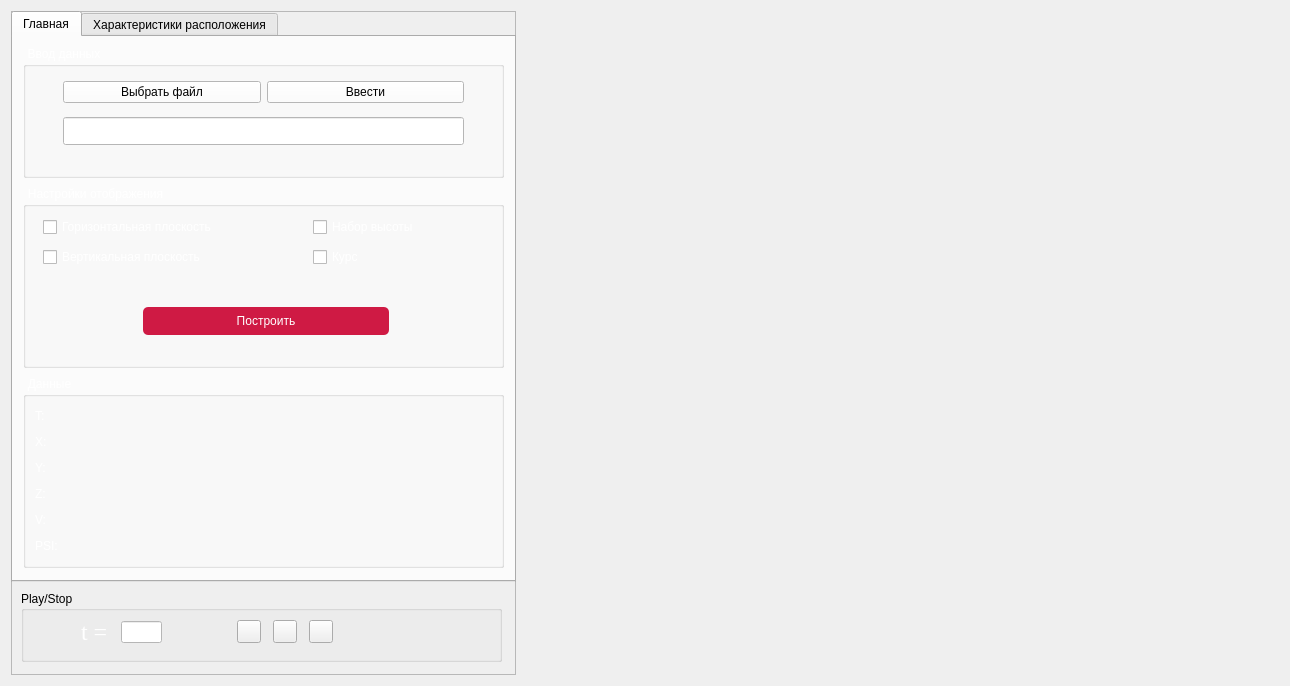
<?xml version="1.0" encoding="UTF-8"?>
<ui version="4.0">
 <class>Widget</class>
 <widget class="QWidget" name="Widget">
  <property name="geometry">
   <rect>
    <x>0</x>
    <y>0</y>
    <width>1290</width>
    <height>686</height>
   </rect>
  </property>
  <property name="windowTitle">
   <string>widget</string>
  </property>
  <property name="styleSheet">
   <string notr="true"/>
  </property>
  <layout class="QGridLayout" name="gridLayout_2">
   <item row="0" column="1">
    <layout class="QGridLayout" name="gridLayout">
     <item row="0" column="0">
      <layout class="QHBoxLayout" name="horizontalLayout_2">
       <item>
        <widget class="QCustomPlot" name="graph1" native="true"/>
       </item>
       <item>
        <widget class="QCustomPlot" name="graph2" native="true"/>
       </item>
      </layout>
     </item>
     <item row="1" column="0">
      <layout class="QHBoxLayout" name="horizontalLayout_3">
       <item>
        <widget class="QCustomPlot" name="graph3" native="true"/>
       </item>
       <item>
        <widget class="QCustomPlot" name="graph4" native="true"/>
       </item>
      </layout>
     </item>
    </layout>
   </item>
   <item row="0" column="0">
    <widget class="QFrame" name="leftBar">
     <property name="minimumSize">
      <size>
       <width>505</width>
       <height>0</height>
      </size>
     </property>
     <property name="maximumSize">
      <size>
       <width>505</width>
       <height>16777215</height>
      </size>
     </property>
     <property name="styleSheet">
      <string notr="true">background: rgb(52, 52, 52);

QTabWidget {
	background-color: rgb(52, 52, 52);
	border: 0;
}</string>
     </property>
     <property name="frameShape">
      <enum>QFrame::StyledPanel</enum>
     </property>
     <property name="frameShadow">
      <enum>QFrame::Raised</enum>
     </property>
     <widget class="QTabWidget" name="tabWidget">
      <property name="geometry">
       <rect>
        <x>0</x>
        <y>0</y>
        <width>505</width>
        <height>571</height>
       </rect>
      </property>
      <property name="minimumSize">
       <size>
        <width>505</width>
        <height>571</height>
       </size>
      </property>
      <property name="maximumSize">
       <size>
        <width>505</width>
        <height>10000</height>
       </size>
      </property>
      <property name="styleSheet">
       <string notr="true">
QTabWidget::pane {
	color: rgb(52, 52, 52);
 };

QTabWidget {
	background: rgb(52, 52, 52);
}

QPushButton {
	bacground: rgb(255, 255, 255);
};

QLineEdit {
	background-color: rgb(255,255,255);
};</string>
      </property>
      <property name="currentIndex">
       <number>0</number>
      </property>
      <widget class="QWidget" name="mainTab">
       <attribute name="title">
        <string>Главная</string>
       </attribute>
       <widget class="QGroupBox" name="readFileGroup">
        <property name="geometry">
         <rect>
          <x>10</x>
          <y>10</y>
          <width>481</width>
          <height>131</height>
         </rect>
        </property>
        <property name="styleSheet">
         <string notr="true">QGroupBox::title {
     subcontrol-origin: margin;
     padding: 0 3px;
	 color:rgb(255, 255, 255)
 }


</string>
        </property>
        <property name="title">
         <string>Ввод данных</string>
        </property>
        <widget class="QLineEdit" name="statusReadingData">
         <property name="geometry">
          <rect>
           <x>40</x>
           <y>70</y>
           <width>401</width>
           <height>28</height>
          </rect>
         </property>
         <property name="styleSheet">
          <string notr="true">
	background-color: rgb(255,255,255);</string>
         </property>
        </widget>
        <widget class="QWidget" name="layoutWidget">
         <property name="geometry">
          <rect>
           <x>40</x>
           <y>30</y>
           <width>401</width>
           <height>31</height>
          </rect>
         </property>
         <layout class="QHBoxLayout" name="horizontalLayout_4">
          <item>
           <widget class="QPushButton" name="readFileButton">
            <property name="styleSheet">
             <string notr="true">background-color: rgb(255,255,255);</string>
            </property>
            <property name="text">
             <string>Выбрать файл</string>
            </property>
           </widget>
          </item>
          <item>
           <widget class="QPushButton" name="setInputButton">
            <property name="styleSheet">
             <string notr="true">background-color: rgb(255,255,255);</string>
            </property>
            <property name="text">
             <string>Ввести</string>
            </property>
           </widget>
          </item>
         </layout>
        </widget>
       </widget>
       <widget class="QGroupBox" name="groupBox">
        <property name="geometry">
         <rect>
          <x>10</x>
          <y>340</y>
          <width>481</width>
          <height>191</height>
         </rect>
        </property>
        <property name="styleSheet">
         <string notr="true">QGroupBox::title {
     subcontrol-origin: margin;
     padding: 0 3px;
	 color:rgb(255, 255, 255)
 }


</string>
        </property>
        <property name="title">
         <string>Данные</string>
        </property>
        <layout class="QGridLayout" name="gridLayout_3">
         <item row="2" column="0">
          <widget class="QLabel" name="yLabel">
           <property name="styleSheet">
            <string notr="true">color: rgb(255, 255, 255)</string>
           </property>
           <property name="text">
            <string>Y:</string>
           </property>
          </widget>
         </item>
         <item row="0" column="0">
          <widget class="QLabel" name="timeLabel">
           <property name="styleSheet">
            <string notr="true">color: rgb(255, 255, 255)</string>
           </property>
           <property name="text">
            <string>T:</string>
           </property>
          </widget>
         </item>
         <item row="3" column="0">
          <widget class="QLabel" name="zLabel">
           <property name="styleSheet">
            <string notr="true">color: rgb(255, 255, 255)</string>
           </property>
           <property name="text">
            <string>Z:</string>
           </property>
          </widget>
         </item>
         <item row="4" column="0">
          <widget class="QLabel" name="vLabel">
           <property name="styleSheet">
            <string notr="true">color: rgb(255, 255, 255)</string>
           </property>
           <property name="text">
            <string>V:</string>
           </property>
          </widget>
         </item>
         <item row="1" column="0">
          <widget class="QLabel" name="xLabel">
           <property name="styleSheet">
            <string notr="true">color: rgb(255, 255, 255)</string>
           </property>
           <property name="text">
            <string>X:</string>
           </property>
          </widget>
         </item>
         <item row="5" column="0">
          <widget class="QLabel" name="ksiLabel">
           <property name="styleSheet">
            <string notr="true">color: rgb(255, 255, 255)</string>
           </property>
           <property name="text">
            <string>PSI:</string>
           </property>
          </widget>
         </item>
        </layout>
       </widget>
       <widget class="QGroupBox" name="graphOptionsGroup">
        <property name="geometry">
         <rect>
          <x>10</x>
          <y>150</y>
          <width>481</width>
          <height>181</height>
         </rect>
        </property>
        <property name="styleSheet">
         <string notr="true">QGroupBox::title {
     subcontrol-origin: margin;
     padding: 0 3px;
	 color:rgb(255, 255, 255)
 }


</string>
        </property>
        <property name="title">
         <string>Настройки отображения</string>
        </property>
        <widget class="QPushButton" name="PlotGraphsButton">
         <property name="geometry">
          <rect>
           <x>120</x>
           <y>120</y>
           <width>251</width>
           <height>28</height>
          </rect>
         </property>
         <property name="styleSheet">
          <string notr="true">
float: right;
margin-right:5px;
border-radius: 5px;
-moz-border-radius: 5px;
-webkit-border-radius: 5px;
padding: 5px 9px;
font-size: 1.2em;
color: rgb(255, 255, 255);
background-color: rgb(207, 26, 68);
text-shadow: #454545 0 0 2px;
border-botton: 4px solid rgba(217, 91, 72, 1);
</string>
         </property>
         <property name="text">
          <string>Построить</string>
         </property>
        </widget>
        <widget class="QCheckBox" name="graph1Enable">
         <property name="geometry">
          <rect>
           <x>20</x>
           <y>30</y>
           <width>181</width>
           <height>20</height>
          </rect>
         </property>
         <property name="styleSheet">
          <string notr="true">QCheckBox {
	color: rgb(255, 255, 255);
}</string>
         </property>
         <property name="text">
          <string>Горизонтальная плоскость</string>
         </property>
        </widget>
        <widget class="QCheckBox" name="graph2Enable">
         <property name="geometry">
          <rect>
           <x>290</x>
           <y>30</y>
           <width>181</width>
           <height>20</height>
          </rect>
         </property>
         <property name="styleSheet">
          <string notr="true">QCheckBox {
	color: rgb(255, 255, 255);
}
</string>
         </property>
         <property name="text">
          <string>Набор высоты</string>
         </property>
        </widget>
        <widget class="QCheckBox" name="graph4Enable">
         <property name="geometry">
          <rect>
           <x>290</x>
           <y>60</y>
           <width>81</width>
           <height>20</height>
          </rect>
         </property>
         <property name="styleSheet">
          <string notr="true">QCheckBox {
	color: rgb(255, 255, 255);
}</string>
         </property>
         <property name="text">
          <string>Курс</string>
         </property>
        </widget>
        <widget class="QCheckBox" name="graph3Enable">
         <property name="geometry">
          <rect>
           <x>20</x>
           <y>60</y>
           <width>181</width>
           <height>20</height>
          </rect>
         </property>
         <property name="styleSheet">
          <string notr="true">QCheckBox {
	color: rgb(255, 255, 255);
}</string>
         </property>
         <property name="text">
          <string>Вертикальная плоскость</string>
         </property>
        </widget>
       </widget>
      </widget>
      <widget class="QWidget" name="CharacterTab">
       <attribute name="title">
        <string>Характеристики расположения</string>
       </attribute>
       <widget class="QTableView" name="parametersTable">
        <property name="geometry">
         <rect>
          <x>0</x>
          <y>0</y>
          <width>511</width>
          <height>691</height>
         </rect>
        </property>
        <property name="minimumSize">
         <size>
          <width>511</width>
          <height>691</height>
         </size>
        </property>
        <property name="maximumSize">
         <size>
          <width>16777215</width>
          <height>691</height>
         </size>
        </property>
        <property name="styleSheet">
         <string notr="true">background: rgb(255, 255, 255);
</string>
        </property>
       </widget>
      </widget>
     </widget>
     <widget class="QGroupBox" name="playStopGroup">
      <property name="geometry">
       <rect>
        <x>10</x>
        <y>580</y>
        <width>481</width>
        <height>71</height>
       </rect>
      </property>
      <property name="minimumSize">
       <size>
        <width>481</width>
        <height>71</height>
       </size>
      </property>
      <property name="maximumSize">
       <size>
        <width>481</width>
        <height>71</height>
       </size>
      </property>
      <property name="styleSheet">
       <string notr="true">background: rgb(52, 52, 52);
color: rgb(255, 255, 255);

QGroupBox::title {
     subcontrol-origin: margin;
     padding: 0 3px;
	 color:rgb(255, 255, 255)
 }


</string>
      </property>
      <property name="title">
       <string>Play/Stop</string>
      </property>
      <widget class="QWidget" name="layoutWidget">
       <property name="geometry">
        <rect>
         <x>210</x>
         <y>20</y>
         <width>111</width>
         <height>41</height>
        </rect>
       </property>
       <layout class="QHBoxLayout" name="horizontalLayout">
        <item>
         <widget class="QToolButton" name="leftStepButton">
          <property name="styleSheet">
           <string notr="true">QToolButton { 
           image: url(:/resource/resource/img/left-step.png);
           icon-size: 24px;
           border: none;
};</string>
          </property>
          <property name="text">
           <string/>
          </property>
         </widget>
        </item>
        <item>
         <widget class="QToolButton" name="playButton">
          <property name="styleSheet">
           <string notr="true">QToolButton { 
           image: url(:/resource/resource/img/play.png);
           icon-size: 24px;
           border: none;
};</string>
          </property>
          <property name="text">
           <string/>
          </property>
         </widget>
        </item>
        <item>
         <widget class="QToolButton" name="rightStepButton">
          <property name="styleSheet">
           <string notr="true">QToolButton { 
           image: url(:/resource/resource/img/right-step.png);
           icon-size: 24px;
           border: none;
};</string>
          </property>
          <property name="text">
           <string/>
          </property>
         </widget>
        </item>
       </layout>
      </widget>
      <widget class="QLabel" name="showTimLabel">
       <property name="geometry">
        <rect>
         <x>60</x>
         <y>30</y>
         <width>41</width>
         <height>21</height>
        </rect>
       </property>
       <property name="font">
        <font>
         <family>Times New Roman</family>
         <pointsize>18</pointsize>
        </font>
       </property>
       <property name="styleSheet">
        <string notr="true">QLabel {
	color:rgb(255, 255, 255)
}</string>
       </property>
       <property name="text">
        <string>t =</string>
       </property>
      </widget>
      <widget class="QLineEdit" name="showTime">
       <property name="geometry">
        <rect>
         <x>100</x>
         <y>30</y>
         <width>41</width>
         <height>22</height>
        </rect>
       </property>
       <property name="styleSheet">
        <string notr="true">background-color: rgb(255, 255, 255);
color: rgb(0, 0, 0)</string>
       </property>
       <property name="text">
        <string/>
       </property>
      </widget>
     </widget>
    </widget>
   </item>
  </layout>
 </widget>
 <customwidgets>
  <customwidget>
   <class>QCustomPlot</class>
   <extends>QWidget</extends>
   <header>qcustomplot.h</header>
   <container>1</container>
  </customwidget>
 </customwidgets>
 <resources/>
 <connections/>
</ui>
